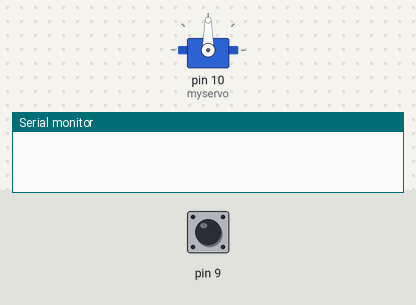
The sketch below on a simulated Arduino Uno, built with avr-gcc and run on an emulated ATmega328P. Shown: servo, the last lines printed to the serial monitor. The test bench sets the inputs (shaded band); at power-on: pin 9 LOW.

Above: at 0.1 s.
At 1.2 s:
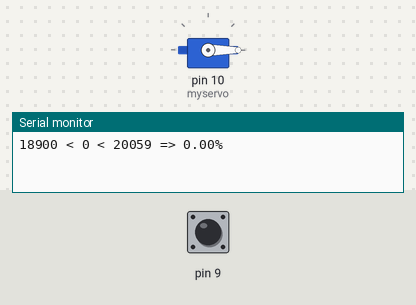
1.3 s: pin 9 pulsed HIGH 2 times (0.12 s each, 0.3 s apart)
At 2.4 s:
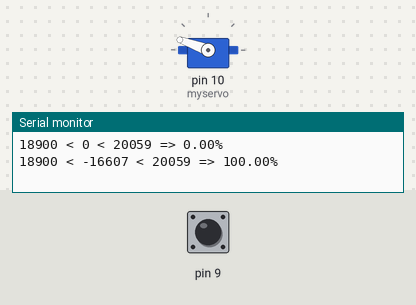
Timing chart, 0 to 4.3 s (numbered marks = the images above; inputs shaded):
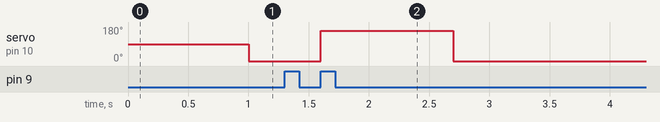

Measured:
- after the input at 1.3 s, servo on pin 10 (myservo): 0° → 160° after 0.30 s, → 0° 1.1 s later

The sketch:

ppm.ino
```cpp
#include <Servo.h>

Servo myservo;  // create servo object to control a servo
                // a maximum of eight servo objects can be created

void setup() {
  Serial.begin(57600);
  pinMode(9, INPUT);
  myservo.attach(10);  // attaches the servo on pin 9 to the servo object
}

int min = 18900;//15536;
int max = 20059;

void loop() {

  int pulse = pulseIn(9, LOW);

  float ratio  = ((float) (pulse - min))/ (max - min);
  ratio = ratio < 0 ? 0 : ratio;
  ratio = ratio > 1 ? 1 : ratio;
  myservo.write(ratio*160);
  Serial.print(min);
  Serial.print(" < ");
  Serial.print(pulse);
  Serial.print(" < ");
  Serial.print(max);
  Serial.print(" => ");
  Serial.print(ratio*100);
  Serial.println("%");

  delay(100);
}
```
